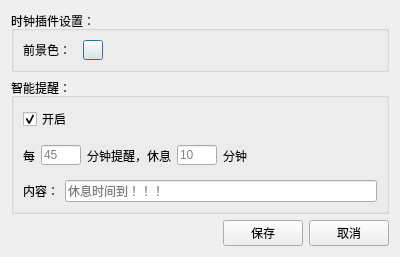
<?xml version="1.0" encoding="UTF-8"?>
<ui version="4.0">
 <class>SettingDialog</class>
 <widget class="QDialog" name="SettingDialog">
  <property name="geometry">
   <rect>
    <x>0</x>
    <y>0</y>
    <width>400</width>
    <height>257</height>
   </rect>
  </property>
  <property name="windowTitle">
   <string>设置</string>
  </property>
  <property name="windowIcon">
   <iconset resource="icon.qrc">
    <normaloff>:/icon/clock.ico</normaloff>:/icon/clock.ico</iconset>
  </property>
  <layout class="QVBoxLayout" name="verticalLayout_4">
   <item>
    <layout class="QVBoxLayout" name="verticalLayout_2" stretch="0,0">
     <item>
      <layout class="QVBoxLayout" name="verticalLayout" stretch="1,5">
       <item>
        <widget class="QGroupBox" name="groupBox">
         <property name="title">
          <string>时钟插件设置：</string>
         </property>
         <layout class="QVBoxLayout" name="verticalLayout_3">
          <item>
           <layout class="QHBoxLayout" name="horizontalLayout">
            <item>
             <widget class="QLabel" name="label">
              <property name="minimumSize">
               <size>
                <width>54</width>
                <height>20</height>
               </size>
              </property>
              <property name="maximumSize">
               <size>
                <width>54</width>
                <height>20</height>
               </size>
              </property>
              <property name="text">
               <string>前景色：</string>
              </property>
             </widget>
            </item>
            <item>
             <widget class="QPushButton" name="pushButton">
              <property name="minimumSize">
               <size>
                <width>20</width>
                <height>20</height>
               </size>
              </property>
              <property name="maximumSize">
               <size>
                <width>20</width>
                <height>20</height>
               </size>
              </property>
              <property name="text">
               <string/>
              </property>
             </widget>
            </item>
            <item>
             <spacer name="horizontalSpacer">
              <property name="orientation">
               <enum>Qt::Horizontal</enum>
              </property>
              <property name="sizeHint" stdset="0">
               <size>
                <width>40</width>
                <height>20</height>
               </size>
              </property>
             </spacer>
            </item>
           </layout>
          </item>
         </layout>
        </widget>
       </item>
       <item>
        <widget class="QGroupBox" name="groupBox_2">
         <property name="title">
          <string>智能提醒：</string>
         </property>
         <layout class="QVBoxLayout" name="verticalLayout_6">
          <item>
           <layout class="QVBoxLayout" name="verticalLayout_5">
            <item>
             <widget class="QCheckBox" name="checkBox">
              <property name="text">
               <string>开启</string>
              </property>
              <property name="checked">
               <bool>true</bool>
              </property>
             </widget>
            </item>
            <item>
             <layout class="QHBoxLayout" name="horizontalLayout_3">
              <item>
               <widget class="QLabel" name="label_2">
                <property name="text">
                 <string>每</string>
                </property>
               </widget>
              </item>
              <item>
               <widget class="QLineEdit" name="lineEdit">
                <property name="minimumSize">
                 <size>
                  <width>40</width>
                  <height>20</height>
                 </size>
                </property>
                <property name="maximumSize">
                 <size>
                  <width>40</width>
                  <height>20</height>
                 </size>
                </property>
                <property name="placeholderText">
                 <string>45</string>
                </property>
               </widget>
              </item>
              <item>
               <widget class="QLabel" name="label_3">
                <property name="text">
                 <string>分钟提醒，休息</string>
                </property>
               </widget>
              </item>
              <item>
               <widget class="QLineEdit" name="lineEdit_2">
                <property name="minimumSize">
                 <size>
                  <width>40</width>
                  <height>20</height>
                 </size>
                </property>
                <property name="maximumSize">
                 <size>
                  <width>40</width>
                  <height>20</height>
                 </size>
                </property>
                <property name="placeholderText">
                 <string>10</string>
                </property>
               </widget>
              </item>
              <item>
               <widget class="QLabel" name="label_4">
                <property name="text">
                 <string>分钟</string>
                </property>
               </widget>
              </item>
              <item>
               <spacer name="horizontalSpacer_4">
                <property name="orientation">
                 <enum>Qt::Horizontal</enum>
                </property>
                <property name="sizeHint" stdset="0">
                 <size>
                  <width>40</width>
                  <height>20</height>
                 </size>
                </property>
               </spacer>
              </item>
             </layout>
            </item>
            <item>
             <layout class="QHBoxLayout" name="horizontalLayout_4">
              <item>
               <widget class="QLabel" name="label_5">
                <property name="text">
                 <string>内容：</string>
                </property>
               </widget>
              </item>
              <item>
               <widget class="QLineEdit" name="lineEdit_3">
                <property name="placeholderText">
                 <string>休息时间到！！！</string>
                </property>
               </widget>
              </item>
             </layout>
            </item>
           </layout>
          </item>
         </layout>
        </widget>
       </item>
      </layout>
     </item>
     <item>
      <layout class="QHBoxLayout" name="horizontalLayout_2">
       <item>
        <spacer name="horizontalSpacer_2">
         <property name="orientation">
          <enum>Qt::Horizontal</enum>
         </property>
         <property name="sizeHint" stdset="0">
          <size>
           <width>40</width>
           <height>20</height>
          </size>
         </property>
        </spacer>
       </item>
       <item>
        <widget class="QPushButton" name="pushButton_2">
         <property name="text">
          <string>保存</string>
         </property>
        </widget>
       </item>
       <item>
        <widget class="QPushButton" name="pushButton_3">
         <property name="text">
          <string>取消</string>
         </property>
        </widget>
       </item>
      </layout>
     </item>
    </layout>
   </item>
  </layout>
 </widget>
 <resources>
  <include location="icon.qrc"/>
 </resources>
 <connections>
  <connection>
   <sender>pushButton_3</sender>
   <signal>clicked()</signal>
   <receiver>SettingDialog</receiver>
   <slot>close()</slot>
   <hints>
    <hint type="sourcelabel">
     <x>331</x>
     <y>230</y>
    </hint>
    <hint type="destinationlabel">
     <x>389</x>
     <y>203</y>
    </hint>
   </hints>
  </connection>
 </connections>
</ui>
